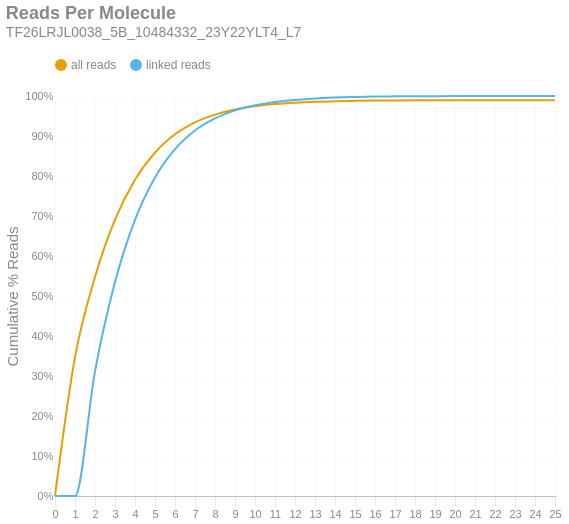

Here is the notebook cell this chart was saved with:
### Markdown cell above
### Reads per Molecule
This chart shows the cumulative distribution of the number of reads per linked molecule. That is, how many alignments are associated with a unique molecule. This excludes the number of reads associated with invalid or absent linked-read barcodes. The `linked` histogram is the percentages recalculated when disregarding singletons.

### Code cell
if SKIPLR:
    print_html(f"Skipped")
else:
    counts = np.bincount(valids['reads'].cast(pl.Int64).to_numpy())
    weighted = counts * np.arange(len(counts))
    all_perc = weighted / n_reads
    linked_perc = weighted / n_linked_reads
    linked_perc[1] = 0
    binned_df = pl.DataFrame({
        'readsper': list(range(len(counts))),
        'all reads (cumsum)': np.cumsum(all_perc).tolist(),
        'linked reads (cumsum)': np.cumsum(linked_perc).tolist(),
    })

    with SafeRender(binned_df):
        (
            density_plot(binned_df, 'Reads Per Molecule', samplename, 'readspmol')
            .encode(
                x=alt.X('readsper:O', title=None).axis(labelAngle=0).scale(padding=0),
                y=alt.Y('value:Q', title='Cumulative % Reads').axis(format='%').stack(False),
                color=alt.Color("key:N").scale(domain=["all reads", "linked reads"]),
                tooltip=[
                    alt.Tooltip("key:N", title="Data Type"),
                    alt.Tooltip("readsper:O", title="Reads Per Molecule"),
                    alt.Tooltip("value:Q", format=".2%", title="% Reads (Cum.)")
                ]            
            )
        ).display()

### Figure 1 — Vega-Lite specification as saved in the notebook (floating-point values rounded to 4 significant figures)
{"width": "container", "height": 400, "config": {"title": {"anchor": "start", "dy": -15, "fontSize": 18, "color": "#888888", "subtitleColor": "#888888", "subtitleFontSize": 14}, "arc": {"fill": "#0072B2"}, "axis": {"domainColor": "#888888", "domainWidth": 0.5, "gridWidth": 0.2, "grid": false, "titleFontWeight": 400, "titleFontSize": 15, "labelFontSize": 11, "labelColor": "#888888", "tickColor": "#888888", "tickWidth": 0.2, "titleColor": "#888888"}, "axisBand": {"grid": false}, "axisX": {"grid": true, "tickSize": 10, "domainCap": "round"}, "axisY": {"domain": false, "grid": true, "tickSize": 0, "domainCap": "round"}, "background": "transparent", "header": {"labelFontSize": 15, "labelColor": "#888888", "titleFontSize": 15, "titleFontWeight": 600, "titleColor": "#888888"}, "legend": {"labelFont": "sans-serif", "labelFontSize": 12, "labelColor": "#888888", "symbolSize": 100, "symbolType": "circle", "titleFontSize": 12, "titlePadding": 10, "titleColor": "#888888", "title": null, "orient": "top"}, "range": {"category": ["#E69F00", "#56B4E9", "#009E73", "#F0E442", "#0072B2", "#D55E00", "#CC79A7", "#000000"], "diverging": ["#cfe8f3", "#a2d4ec", "#73bfe2", "#46abdb", "#1696d2", "#12719e"]}, "area": {"fill": "#0072B2", "fillOpacity": 0.7, "line": true, "strokeOpacity": 0.7}, "line": {"color": "#0072B2", "stroke": "#0072B2", "strokeWidth": 2}, "trail": {"color": "#0072B2", "stroke": "#0072B2", "strokeWidth": 0, "size": 1}, "point": {"filled": true, "fillOpacity": 1.0, "size": 95}, "text": {"color": "#888888", "fontSize": 11, "align": "right", "fontWeight": 400, "size": 11}, "bar": {"fill": "#0072B2", "stroke": null}, "view": {"stroke": null, "continuousWidth": 660, "continuousHeight": 400}}, "data": {"name": "data-9499584aa9f76a075479bb4697cbd934"}, "mark": {"type": "line", "interpolate": "monotone", "point": {"opacity": 0, "size": 275}}, "encoding": {"color": {"field": "key", "scale": {"domain": ["all reads", "linked reads"]}, "type": "nominal"}, "tooltip": [{"field": "key", "title": "Data Type", "type": "nominal"}, {"field": "readsper", "title": "Reads Per Molecule", "type": "ordinal"}, {"field": "value", "format": ".2%", "title": "% Reads (Cum.)", "type": "quantitative"}], "x": {"axis": {"labelAngle": 0}, "field": "readsper", "scale": {"padding": 0}, "title": null, "type": "ordinal"}, "y": {"axis": {"format": "%"}, "field": "value", "stack": false, "title": "Cumulative % Reads", "type": "quantitative"}}, "params": [{"name": "param_c36ac31b6afebe62", "select": {"type": "point", "fields": ["key"]}, "bind": "legend"}], "title": {"text": "Reads Per Molecule", "subtitle": "TF26LRJL0038_5B_10484332_23Y22YLT4_L7"}, "transform": [{"fold": ["all reads (cumsum)", "linked reads (cumsum)"]}, {"calculate": "replace(datum.key, ' (cumsum)', '')", "as": "key"}, {"filter": {"param": "param_c36ac31b6afebe62"}}], "usermeta": {"embedOptions": {"downloadFileName": "TF26LRJL0038_5B_10484332_23Y22YLT4_L7.readspmol"}}, "$schema": "https://vega.github.io/schema/vega-lite/v6.4.1.json", "datasets": {"data-9499584aa9f76a075479bb4697cbd934": [{"readsper": 0, "all reads (cumsum)": 0.0, "linked reads (cumsum)": 0.0}, {"readsper": 1, "all reads (cumsum)": 0.3472, "linked reads (cumsum)": 0.0}, {"readsper": 2, "all reads (cumsum)": 0.5473, "linked reads (cumsum)": 0.3116}, {"readsper": 3, "all reads (cumsum)": 0.6907, "linked reads (cumsum)": 0.5348}, {"readsper": 4, "all reads (cumsum)": 0.7906, "linked reads (cumsum)": 0.6904}, {"readsper": 5, "all reads (cumsum)": 0.8586, "linked reads (cumsum)": 0.7963}, {"readsper": 6, "all reads (cumsum)": 0.9042, "linked reads (cumsum)": 0.8672}, {"readsper": 7, "all reads (cumsum)": 0.9342, "linked reads (cumsum)": 0.9139}, {"readsper": 8, "all reads (cumsum)": 0.9535, "linked reads (cumsum)": 0.944}, {"readsper": 9, "all reads (cumsum)": 0.9664, "linked reads (cumsum)": 0.964}, {"readsper": 10, "all reads (cumsum)": 0.9745, "linked reads (cumsum)": 0.9767}, {"readsper": 11, "all reads (cumsum)": 0.9799, "linked reads (cumsum)": 0.985}, {"readsper": 12, "all reads (cumsum)": 0.9832, "linked reads (cumsum)": 0.9903}, {"readsper": 13, "all reads (cumsum)": 0.9856, "linked reads (cumsum)": 0.994}, {"readsper": 14, "all reads (cumsum)": 0.987, "linked reads (cumsum)": 0.9962}, {"readsper": 15, "all reads (cumsum)": 0.9879, "linked reads (cumsum)": 0.9975}, {"readsper": 16, "all reads (cumsum)": 0.9886, "linked reads (cumsum)": 0.9986}, {"readsper": 17, "all reads (cumsum)": 0.9889, "linked reads (cumsum)": 0.9991}, {"readsper": 18, "all reads (cumsum)": 0.9891, "linked reads (cumsum)": 0.9994}, {"readsper": 19, "all reads (cumsum)": 0.9892, "linked reads (cumsum)": 0.9996}, {"readsper": 20, "all reads (cumsum)": 0.9893, "linked reads (cumsum)": 0.9998}, {"readsper": 21, "all reads (cumsum)": 0.9894, "linked reads (cumsum)": 0.9999}, {"readsper": 22, "all reads (cumsum)": 0.9894, "linked reads (cumsum)": 0.9999}, {"readsper": 23, "all reads (cumsum)": 0.9894, "linked reads (cumsum)": 1.0}, {"readsper": 24, "all reads (cumsum)": 0.9894, "linked reads (cumsum)": 1.0}, {"readsper": 25, "all reads (cumsum)": 0.9895, "linked reads (cumsum)": 1.0}]}}
